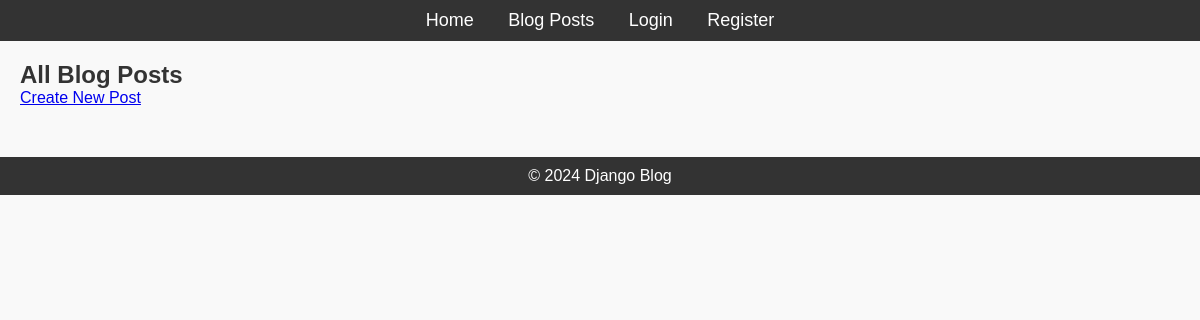
The page /blog/posts/ on the database as committed earlier.
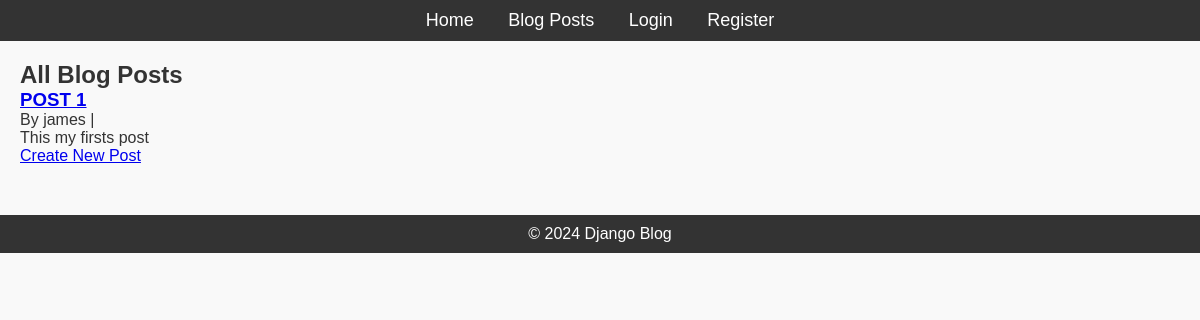
The same page on the database as committed later.
### blog/models.py (models this page shows, shortened)
class Post(models.Model):
    title = models.CharField(max_length=200)
    content = models.TextField()
    published_date = models.DateTimeField(auto_now_add=True)
    author = models.ForeignKey(User, on_delete=models.CASCADE)

### blog/views.py (the view)
# urls.py: path('posts/', PostListView.as_view(), name='post-list'),  # List all posts
class PostListView(ListView):
    model = Post
    template_name = 'blog/post_list.html'  # Template for displaying posts
    context_object_name = 'posts'
    ordering = ['-date_posted']  # Show latest posts first
    def get_queryset(self):
        return Post.objects.all()  # Future improvement: Add filtering logic here

### blog/templates/blog/post_list.html
{% extends "blog/base.html" %}
{% block content %}
    <h2>All Blog Posts</h2>
    {% for post in posts %}
        <div>
            <h3><a href="{% url 'post-detail' post.id %}">{{ post.title }}</a></h3>
            <p>By {{ post.author }} | {{ post.date_posted }}</p>
            <p>{{ post.content|truncatewords:20 }}</p>
        </div>
    {% endfor %}
    <a href="{% url 'post-create' %}">Create New Post</a>
{% endblock %}

### blog/templates/blog/base.html (shortened to what this page needs)
{% load static %}
<!DOCTYPE html>
<html lang="en">
<head>
    <link rel="stylesheet" href="{% static 'css/styles.css' %}">
</head>
<body>
    <header>
        <nav>
            <ul>
                <li><a href="{% url 'home' %}">Home</a></li>
                <li><a href="{% url 'posts' %}">Blog Posts</a></li>
                <li><a href="{% url 'login' %}">Login</a></li>
                <li><a href="{% url 'register' %}">Register</a></li>
            </ul>
        </nav>
    </header>
    <div class="content">
        {% block content %}{% endblock %}
    </div>
    <footer>
        <p>&copy; 2024 Django Blog</p>
    </footer>
</body>
</html>

### blog/static/blog/css/styles.css (style rules this page uses)
* { margin: 0; padding: 0; box-sizing: border-box; }
body { font-family: Arial, sans-serif; background-color: #f9f9f9; color: #333; }
header { background-color: #333; padding: 10px; text-align: center; }
header nav ul { list-style-type: none; }
header nav ul li { display: inline; margin: 0 15px; }
header nav ul li a { color: white; text-decoration: none; font-size: 18px; }
.content { margin: 20px; }
footer { text-align: center; margin-top: 50px; padding: 10px; background-color: #333; color: white; }

Rows that differ between the two databases and show on the page:
added Post: title "POST 1", author "james", content "This my firsts post"
